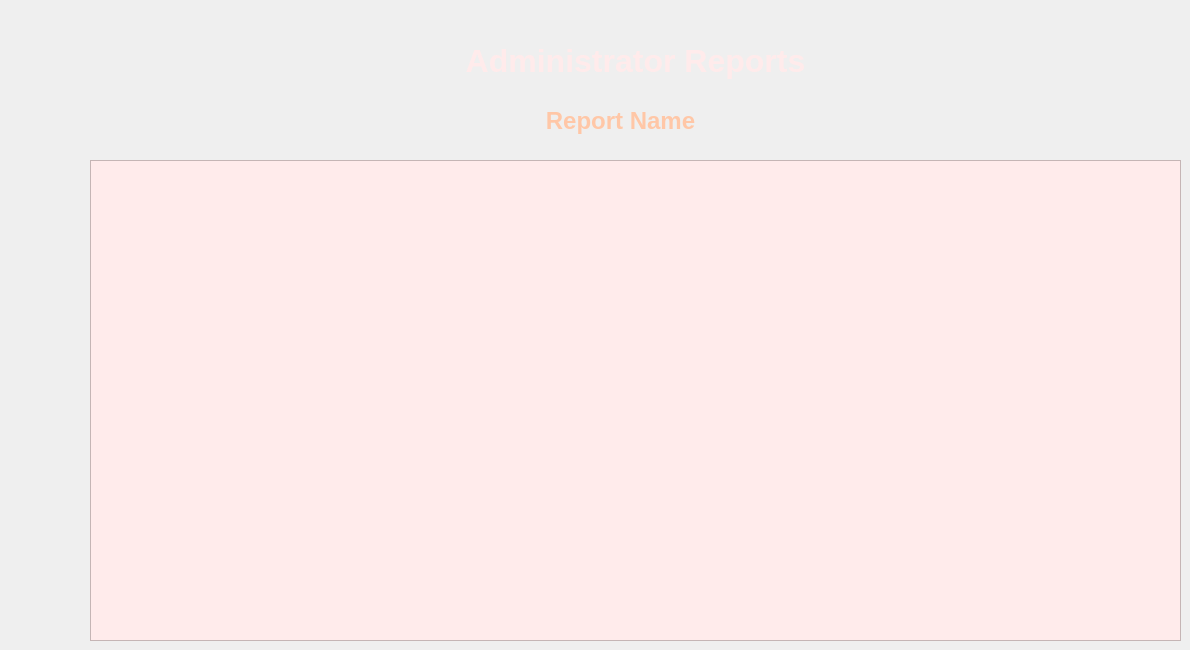
    <widget class="QWidget" name="tab_8">
     <attribute name="title">
      <string>Reports</string>
     </attribute>
     <widget class="QLabel" name="label_65">
      <property name="geometry">
       <rect>
        <x>360</x>
        <y>40</y>
        <width>551</width>
        <height>41</height>
       </rect>
      </property>
      <property name="font">
       <font>
        <pointsize>24</pointsize>
        <weight>75</weight>
        <bold>true</bold>
       </font>
      </property>
      <property name="styleSheet">
       <string notr="true">color: rgb(255, 235, 235);</string>
      </property>
      <property name="text">
       <string>Administrator Reports</string>
      </property>
      <property name="alignment">
       <set>Qt::AlignCenter</set>
      </property>
     </widget>
     <widget class="QTableView" name="tableView">
      <property name="geometry">
       <rect>
        <x>90</x>
        <y>160</y>
        <width>1091</width>
        <height>481</height>
       </rect>
      </property>
      <property name="styleSheet">
       <string notr="true">color: rgb(135, 64, 60);
background-color: rgb(255, 235, 235);
font: 10pt &quot;MS Shell Dlg 2&quot;;</string>
      </property>
     </widget>
     <widget class="QLabel" name="label_66">
      <property name="geometry">
       <rect>
        <x>380</x>
        <y>100</y>
        <width>481</width>
        <height>41</height>
       </rect>
      </property>
      <property name="font">
       <font>
        <pointsize>18</pointsize>
        <weight>75</weight>
        <bold>true</bold>
       </font>
      </property>
      <property name="styleSheet">
       <string notr="true">color: rgb(255, 199, 167);</string>
      </property>
      <property name="text">
       <string>Report Name</string>
      </property>
      <property name="alignment">
       <set>Qt::AlignCenter</set>
      </property>
     </widget>
    </widget>
